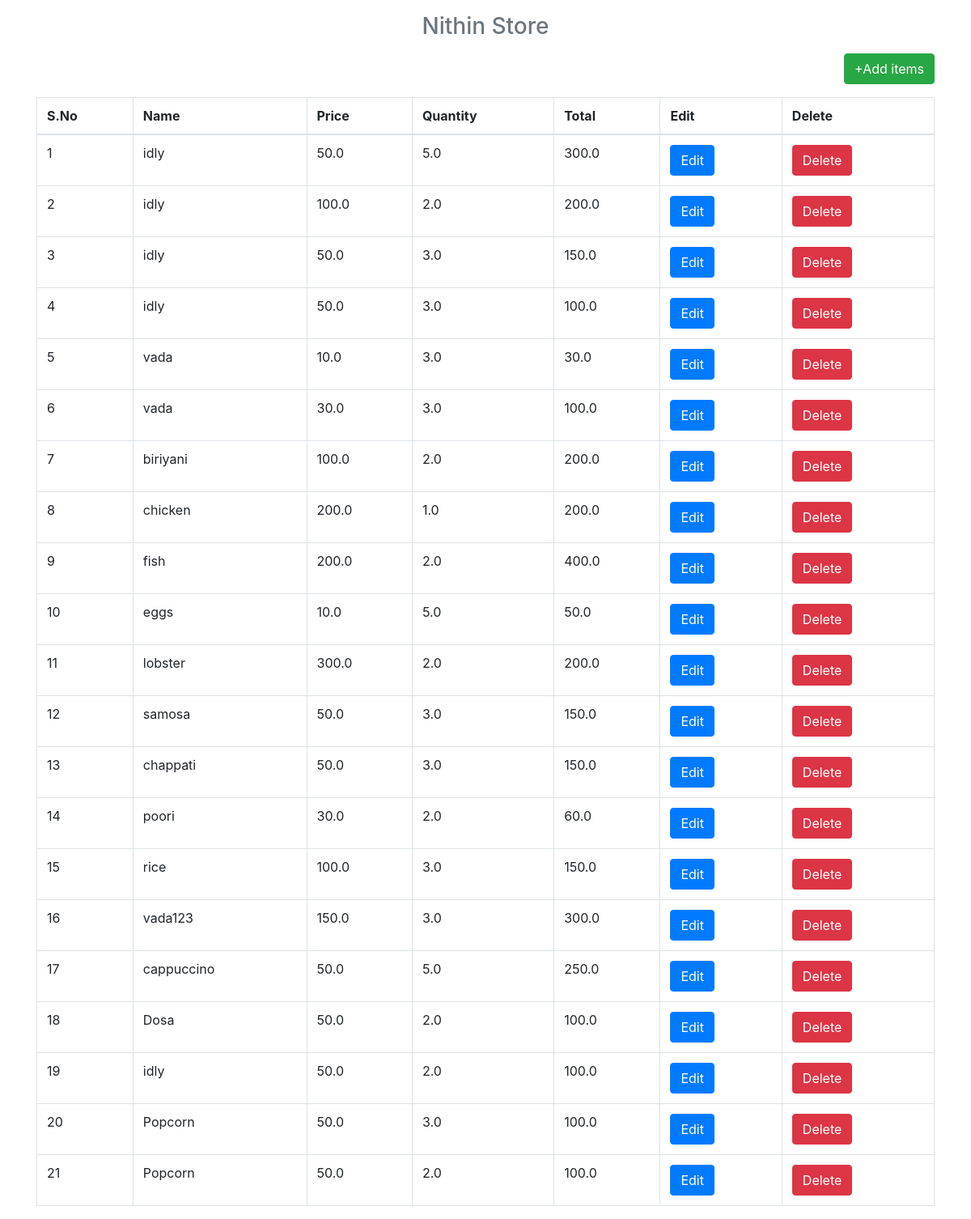
/show_all, run on an earlier commit of the app's database.
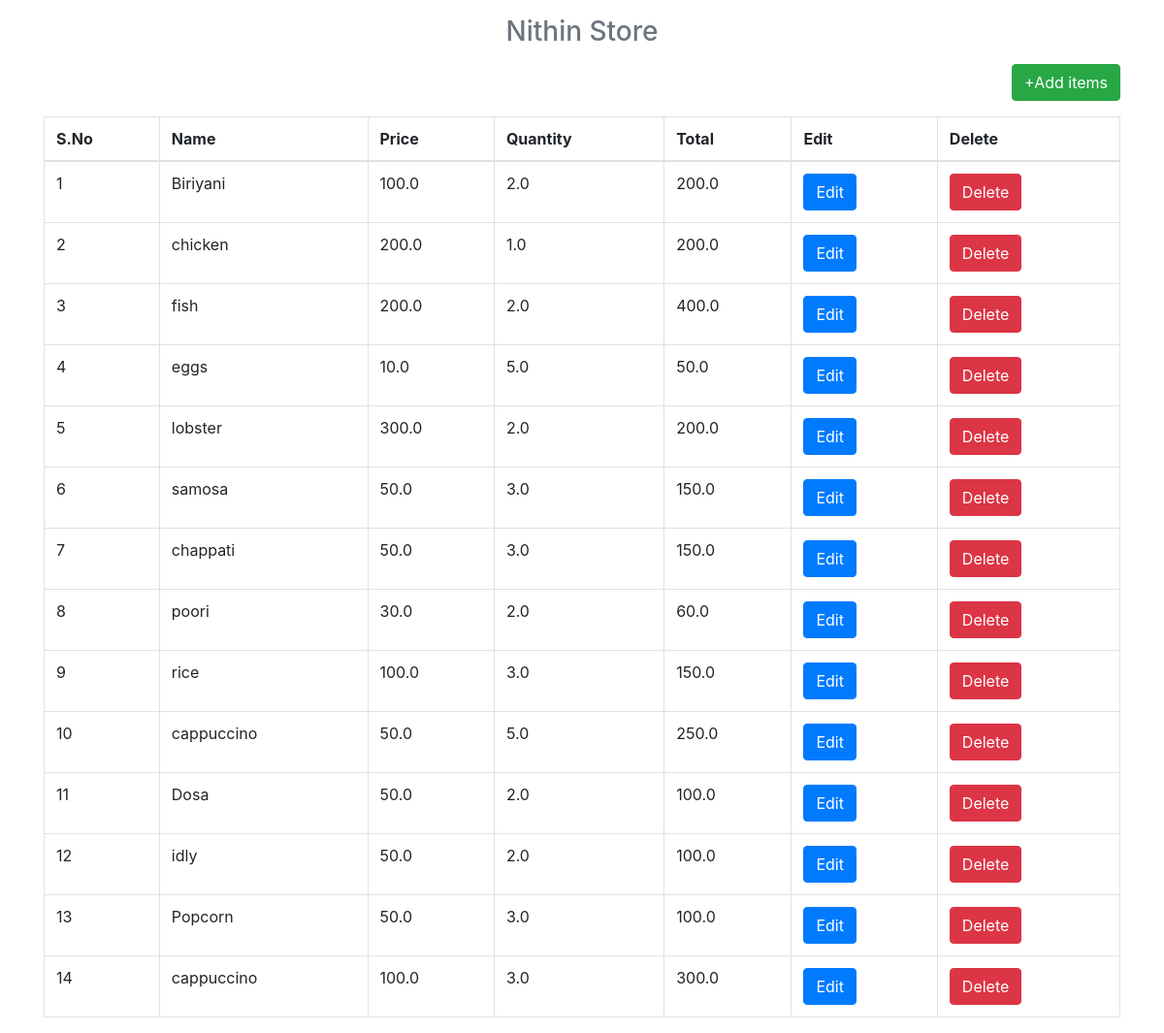
And on a later commit of the database.
### building_user_login_system/finish/app.py (models this page shows)
class carts(db.Model):
   id = db.Column(db.Integer, primary_key = True)
   name = db.Column(db.String(100))
   price = db.Column(db.Float(100))
   quantity = db.Column(db.Float(100))
   total = db.Column(db.Float(100))

### building_user_login_system/finish/app.py (the view)
@app.route('/show_all')
def show_all():
   return render_template('show_all.html', items = carts.query.all() )

### building_user_login_system/finish/templates/show_all.html
{% extends 'layout.html' %}
{% block body %}
  <h3 class='text-center text-muted mb-3'>Nithin Store</h3>
  <p class='text-right'><a href='{{url_for("add_item")}}' class='btn btn-success '>+Add items</a></p>
  <table class='table table-bordered'>
    <thead>
      <th>S.No</th>
      <th>Name</th>
      <th>Price</th>
      <th>Quantity</th>
      <th>Total</th>
      <th>Edit</th>
      <th>Delete</th>
    </thead>
    <tbody>
      {% for row in items %}
        <tr>
          <td>{{loop.index}}</td>
          <td>{{row.name}}</td>
          <td>{{row.price}}</td>
          <td>{{row.quantity}}</td>
          <td>{{row.total}}</td>
          <td><a href='{{url_for("edit",id=row.id)}}' class='btn btn-primary'>Edit</a></td>
          <td><a href='{{url_for("delete",id=row.id)}}' class='btn btn-danger' onclick='return confirm("Are You Sure")'>Delete</a></td>
        </tr>
      {%endfor%}
    </tbody>
  </table>
{% endblock %}

### building_user_login_system/finish/templates/layout.html (shortened to what this page needs)
<html>
  <head>
    <link rel="stylesheet" href="https://maxcdn.bootstrapcdn.com/bootstrap/4.0.0/css/bootstrap.min.css">
  </head>
  <body>
    <div class='container pt-3'>
      {% block body %}
      {% endblock %}
    </div>
  </body>
</html>

What changed in the data, as far as the page shows it:
removed carts: name "idly", price "50.0", quantity "5.0", total "300.0"
removed carts: name "idly", price "100.0", quantity "2.0", total "200.0"
removed carts: name "idly", price "50.0", quantity "3.0", total "150.0"
removed carts: name "idly", price "50.0", quantity "3.0", total "100.0"
removed carts: name "vada", price "10.0", quantity "3.0", total "30.0"
removed carts: name "vada", price "30.0", quantity "3.0", total "100.0"
removed carts: name "vada123", price "150.0", quantity "3.0", total "300.0"
changed carts: name "biriyani" → "Biriyani"
changed carts (number 14 of 14 on the later page): name "Popcorn" → "cappuccino"; price "50.0" → "100.0"; quantity "2.0" → "3.0"; total "100.0" → "300.0"
